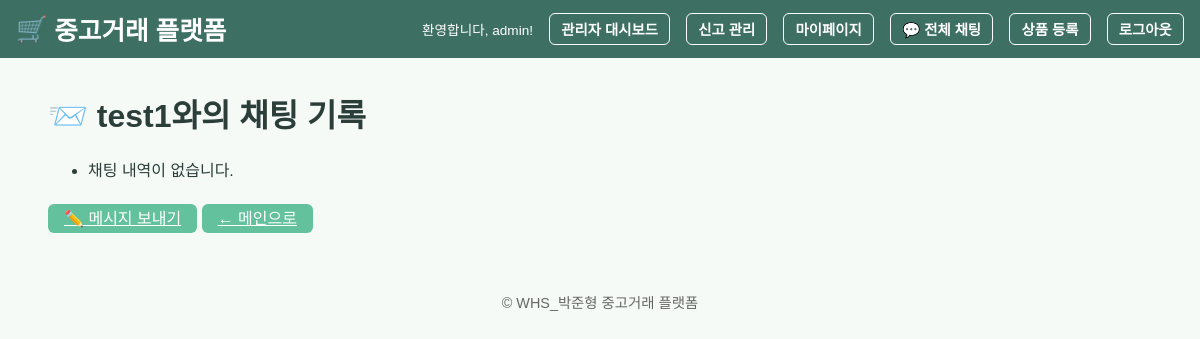
The page /chat/2 (signed in) on the database as committed earlier.
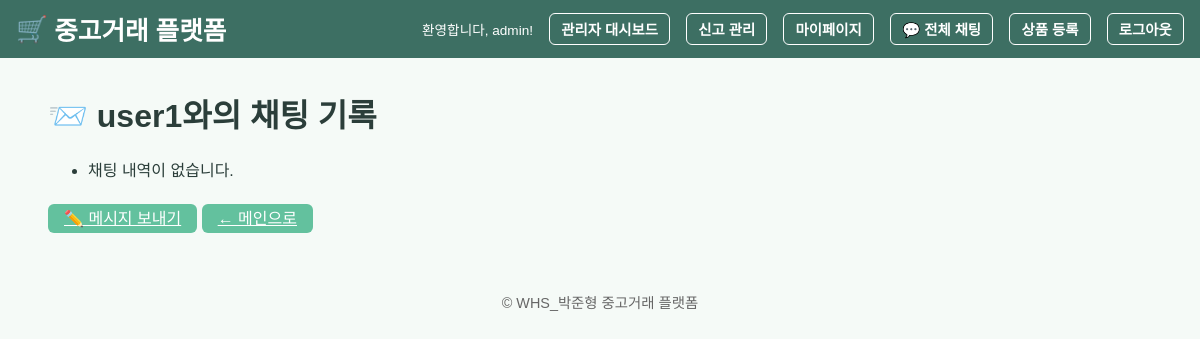
The same page on the database as committed later.
### models.py (models this page shows)
class User(db.Model):
    id = db.Column(db.Integer, primary_key=True)
    username = db.Column(db.String(80), unique=True, nullable=False)
    password = db.Column(db.String(200), nullable=False)
    is_admin = db.Column(db.Boolean, default=False)
    is_dormant = db.Column(db.Boolean, default=False)
    products = db.relationship('Product', backref='seller', lazy=True)
    sent_chats = db.relationship('Chat', foreign_keys='Chat.sender_id', backref='sender', lazy=True)
    received_chats = db.relationship('Chat', foreign_keys='Chat.receiver_id', backref='receiver', lazy=True)
    sent_transactions = db.relationship('Transaction', foreign_keys='Transaction.sender_id', backref='sender', lazy=True)
    received_transactions = db.relationship('Transaction', foreign_keys='Transaction.receiver_id', backref='receiver', lazy=True)

### app.py (the view)
@app.route('/chat/<int:user_id>')
@login_required
def chat_history(user_id):
    chats = Chat.query.filter(
        ((Chat.sender_id == session['user_id']) & (Chat.receiver_id == user_id)) |
        ((Chat.sender_id == user_id) & (Chat.receiver_id == session['user_id']))
    ).order_by(Chat.id.asc()).all()
    other_user = User.query.get(user_id)
    return render_template('chat_history.html', chats=chats, other_user=other_user)

### app.py (called while the page is built)
def login_required(f):
    @wraps(f)
    def decorated_function(*args, **kwargs):
        if 'user_id' not in session:
            flash("로그인이 필요합니다.")
            return redirect(url_for('login'))
        return f(*args, **kwargs)
    return decorated_function

### templates/chat_history.html (shortened to what this page needs)
{% extends 'base.html' %}  {% block content %}
<div class="container">
  <h1>📨 {{ other_user.username }}와의 채팅 기록</h1>
  <ul>
    {% for chat in chats %}
    <li>
      <strong
        >{{ '나' if chat.sender_id == session.user_id else other_user.username
        }}:</strong
      >
      {{ chat.message }}
    </li>
    {% else %}
    <li>채팅 내역이 없습니다.</li>
    {% endfor %}
  </ul>
  <div style="margin-top: 1.5rem">
    <a href="{{ url_for('send_chat', receiver_id=other_user.id) }}" class="btn"
      >✏️ 메시지 보내기</a
    >
    <a href="{{ url_for('index') }}" class="btn">← 메인으로</a>
  </div>
</div>
{% endblock %}

Rows that differ between the two databases and show on the page:
changed User: username "test1" → "user1"
